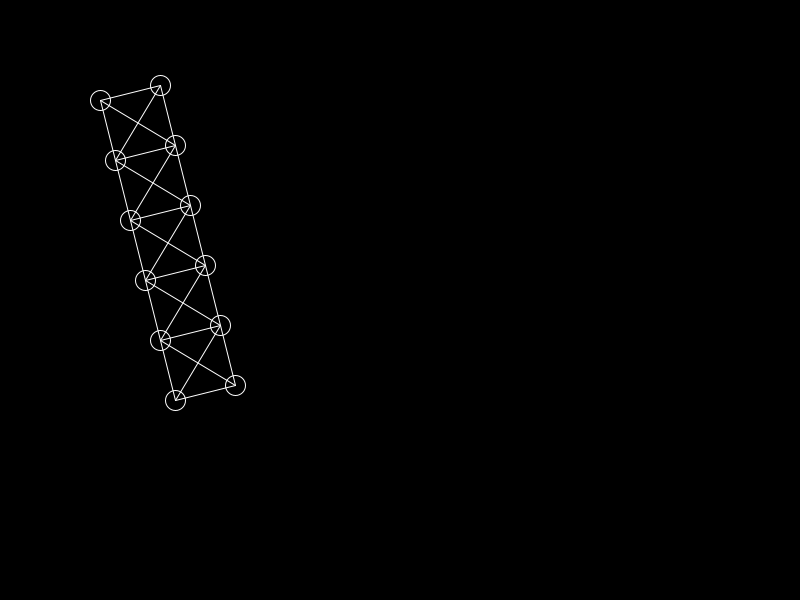
Frame 1 (no input)
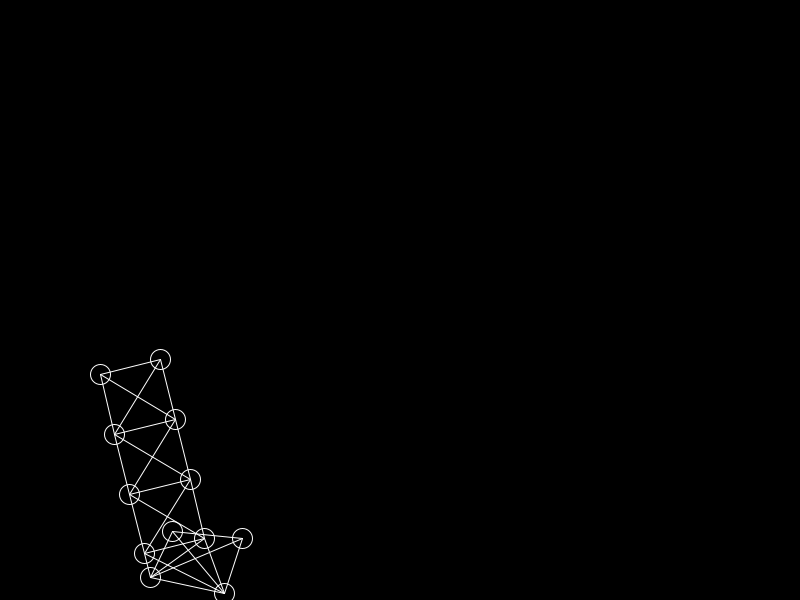
Frame 60 (the mouse pressed at the canvas centre just before this capture)
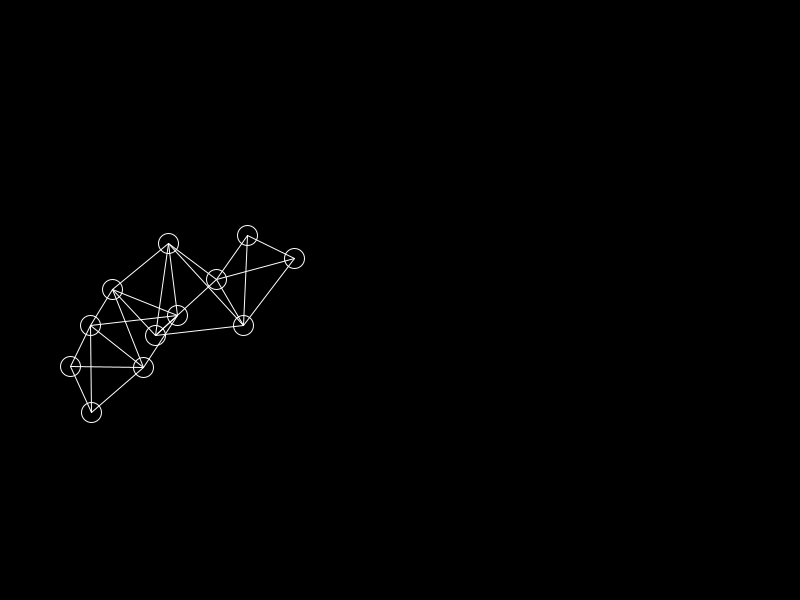
Frame 120 (the mouse held since frame 60 and released just before this capture)

The Processing sketch that drew these frames (run headless with seeded random() and noise(); from frame 60 on, the mouse is pressed at the canvas centre):

// Processing sketch: tohu_1
// ── tohu_1.pde

World world;

void setup() {
  size(800, 600);
  world = new World();
}

void draw() {
  background(0);
  world.update();
  world.draw();
}

class World {
  PVector g;
  int w, h;
  
  Mushi m;
  
  World() {
    g = new PVector(0, .15);
    w = width;h = height;
    
    m = new Mushi(this, 5);
    
  }
  
  void update() {
    m.update();
    
  }
  
  void draw() {
    m.draw();
    
  }
  
}

class Mushi {
  World w;
  int n;
  ArrayList<Ball> bs;
  ArrayList<Line> ls;
  
  Mushi(World w, int n) {
    this.w = w;
    this.n = (n<1?1:n);
    
    bs = new ArrayList<Ball>();
    ls = new ArrayList<Line>();
    
    PVector o = new PVector(100, 100);
    PVector wid = new PVector(60, -15), hei = new PVector(15, 60);
    
    Ball b1 = new Ball(w, o.get()),
    b2 = new Ball(w, PVector.add(o, wid));
    bs.add(b1);bs.add(b2);ls.add(new Line(b1, b2));
    
    for(int i=0;i<this.n;i++) {
      Ball b3 = new Ball(w, PVector.add(b1.p, hei)),
      b4 = new Ball(w, PVector.add(b2.p, hei));
      bs.add(b3);
      bs.add(b4);
      ls.add(new Line(b1, b3));
      ls.add(new Line(b2, b4));
      ls.add(new Line(b1, b4));
      ls.add(new Line(b2, b3));
      ls.add(new Line(b3, b4));
      b1 = b3;
      b2 = b4;
    }
    
  }
  
  Ball get_b(int i) {
   return bs.get(i);
  }
  
  Line get_l(int i) {
   return ls.get(i);
  }
  
  void update() {
    
    for(Line l : ls) {
      l.update();
    }
    
    for(Ball b : bs) {
      b.set_g();
      b.update();
      b.reset();
    }
    
  }
  
  void draw() {
    for(Line l : ls) {
      l.draw();
    }
    for(Ball b : bs) {
      b.draw();
    }
    
  }
  
}

class Ball {
  World w;
  PVector p = new PVector(0, 0), 
  v = new PVector(0, 0), 
  f = new PVector(0, 0);
  float m=20.0, r=10.0;
  
  Ball(World w) {
    this.w = w;
  }
  
  Ball(World w, PVector p) {
    this.w = w;
    this.p = p;
  }
  
  Ball(World w, PVector p, float m) {
    this.w = w;
    this.p = p;
    this.m = m;
  }
  
  void update() {
    f.div(m);
    
    v.add(f);
    bound();
    
    p.add(v);
  }
  
  void reset() {
    f.set(0, 0, 0);
  }
  
  void set_g() {
    f.add(PVector.mult(w.g, m));
  }
  
  void bound() {
    if ((p.x < r && v.x < 0) || (p.x > w.w-r && v.x > 0)) {
      v.x *= -.95;
    }
    if ((p.y < r && v.y < 0) || (p.y > w.h-r && v.y > 0)) {
      v.y *= -.95;
    }
  }
  
  void draw() {
    stroke(255);
    noFill();
    ellipse(p.x, p.y, r*2, r*2);
  }
  
}

class Line {
  float l, k;
  Ball b1, b2;
  
  Line(Ball b1, Ball b2) {
    this.b1 = b1;
    this.b2 = b2;
    this.l = (PVector.sub(b1.p, b2.p)).mag();
    this.k = .2;
  }
  
  Line(Ball b1, Ball b2, float l) {
    this.b1 = b1;
    this.b2 = b2;
    this.l = l;
    this.k = k;
  }
  
  void update() {
    PVector v = PVector.sub(b2.p, b1.p);
    float mk;
    
    mk = k*(v.mag()-l);
    v.normalize();
    v.mult(mk);
    
    b1.f.add(v);
    b2.f.sub(v);
    
  }
  
  void draw() {
    stroke(255);
    line(b1.p.x, b1.p.y, b2.p.x, b2.p.y);
  }
  
}
